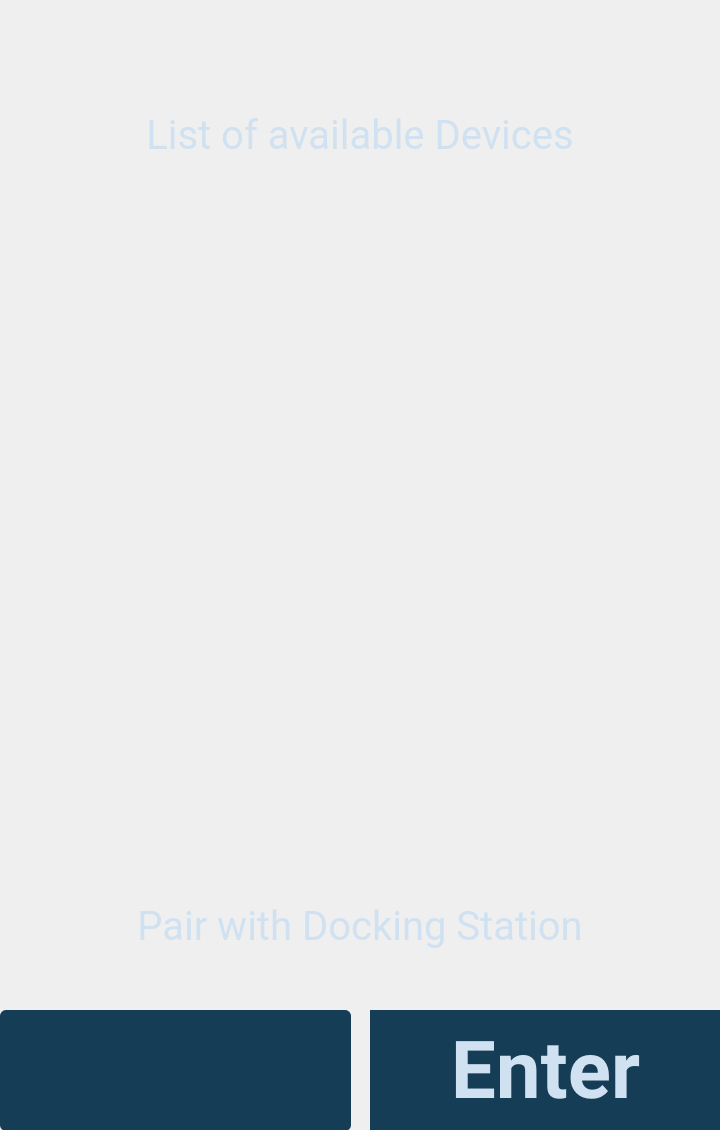
<?xml version="1.0" encoding="UTF-8"?>
<ui version="4.0">
 <class>BluetoothPairing</class>
 <widget class="QWidget" name="BluetoothPairing">
  <property name="geometry">
   <rect>
    <x>0</x>
    <y>0</y>
    <width>720</width>
    <height>1130</height>
   </rect>
  </property>
  <property name="font">
   <font>
    <family>Roboto</family>
   </font>
  </property>
  <property name="windowTitle">
   <string>Form</string>
  </property>
  <widget class="QStackedWidget" name="stackedWidget">
   <property name="geometry">
    <rect>
     <x>0</x>
     <y>0</y>
     <width>720</width>
     <height>1130</height>
    </rect>
   </property>
   <widget class="QWidget" name="page">
    <widget class="QLabel" name="labelInstruction">
     <property name="geometry">
      <rect>
       <x>0</x>
       <y>900</y>
       <width>720</width>
       <height>51</height>
      </rect>
     </property>
     <property name="font">
      <font>
       <family>Roboto</family>
       <pointsize>30</pointsize>
      </font>
     </property>
     <property name="styleSheet">
      <string notr="true">color: rgb(208,225,241);</string>
     </property>
     <property name="text">
      <string>Pair with Docking Station</string>
     </property>
     <property name="alignment">
      <set>Qt::AlignCenter</set>
     </property>
    </widget>
    <widget class="QPushButton" name="buttonBack">
     <property name="geometry">
      <rect>
       <x>0</x>
       <y>1010</y>
       <width>351</width>
       <height>121</height>
      </rect>
     </property>
     <property name="font">
      <font>
       <family>Roboto</family>
      </font>
     </property>
     <property name="styleSheet">
      <string notr="true">border-radius: 6px;
background-color: rgb(22,61,86);
color: rgb(208,225,241)</string>
     </property>
     <property name="text">
      <string/>
     </property>
     <property name="icon">
      <iconset resource="resources.qrc">
       <normaloff>:/Images/XatekUI_BackArrow.png</normaloff>:/Images/XatekUI_BackArrow.png</iconset>
     </property>
     <property name="iconSize">
      <size>
       <width>73</width>
       <height>62</height>
      </size>
     </property>
    </widget>
    <widget class="QPushButton" name="buttonEnter">
     <property name="geometry">
      <rect>
       <x>370</x>
       <y>1010</y>
       <width>351</width>
       <height>121</height>
      </rect>
     </property>
     <property name="font">
      <font>
       <family>Roboto</family>
       <pointsize>60</pointsize>
       <weight>75</weight>
       <bold>true</bold>
      </font>
     </property>
     <property name="styleSheet">
      <string notr="true">border-radius: 70%;
background-color: rgb(22,61,86);
color: rgb(208,225,241)</string>
     </property>
     <property name="text">
      <string>Enter</string>
     </property>
     <property name="iconSize">
      <size>
       <width>170</width>
       <height>86</height>
      </size>
     </property>
    </widget>
    <widget class="QListWidget" name="listWidgetBluetoothDevices">
     <property name="geometry">
      <rect>
       <x>0</x>
       <y>250</y>
       <width>720</width>
       <height>521</height>
      </rect>
     </property>
     <property name="font">
      <font>
       <family>Roboto</family>
       <pointsize>30</pointsize>
       <weight>75</weight>
       <bold>true</bold>
      </font>
     </property>
     <property name="styleSheet">
      <string notr="true">color: rgb(208,225,241);
background-color: rgb(255, 255, 255, 0);
alignment: center;
</string>
     </property>
     <property name="isWrapping" stdset="0">
      <bool>false</bool>
     </property>
     <property name="spacing">
      <number>5</number>
     </property>
     <property name="viewMode">
      <enum>QListView::ListMode</enum>
     </property>
     <property name="uniformItemSizes">
      <bool>false</bool>
     </property>
    </widget>
    <widget class="QLabel" name="label">
     <property name="geometry">
      <rect>
       <x>0</x>
       <y>110</y>
       <width>720</width>
       <height>50</height>
      </rect>
     </property>
     <property name="font">
      <font>
       <family>Roboto</family>
       <pointsize>30</pointsize>
       <weight>50</weight>
       <bold>false</bold>
      </font>
     </property>
     <property name="styleSheet">
      <string notr="true">color: rgb(208,225,241);</string>
     </property>
     <property name="text">
      <string>List of available Devices</string>
     </property>
     <property name="alignment">
      <set>Qt::AlignCenter</set>
     </property>
    </widget>
   </widget>
  </widget>
 </widget>
 <resources>
  <include location="resources.qrc"/>
 </resources>
 <connections/>
</ui>
